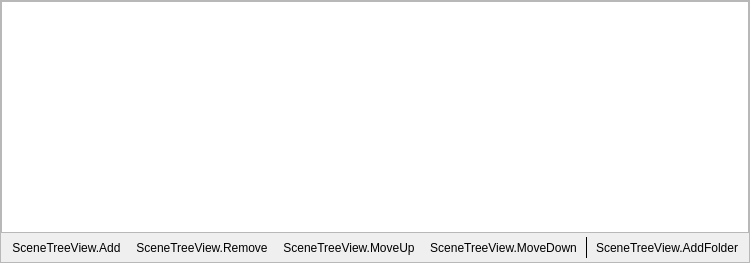
<?xml version="1.0" encoding="UTF-8"?>
<ui version="4.0">
 <class>STVDock</class>
 <widget class="QWidget" name="STVDock">
  <property name="geometry">
   <rect>
    <x>0</x>
    <y>0</y>
    <width>532</width>
    <height>263</height>
   </rect>
  </property>
  <layout class="QVBoxLayout" name="rootLayout">
   <property name="leftMargin">
    <number>0</number>
   </property>
   <property name="topMargin">
    <number>0</number>
   </property>
   <property name="rightMargin">
    <number>0</number>
   </property>
   <property name="bottomMargin">
    <number>0</number>
   </property>
   <item>
    <widget class="QWidget" name="stvContents">
   <layout class="QVBoxLayout" name="verticalLayout">
    <property name="leftMargin">
     <number>0</number>
    </property>
    <property name="topMargin">
     <number>0</number>
    </property>
    <property name="rightMargin">
     <number>0</number>
    </property>
    <property name="bottomMargin">
     <number>0</number>
    </property>
    <item>
     <widget class="QFrame" name="frame">
      <property name="frameShape">
       <enum>QFrame::StyledPanel</enum>
      </property>
      <property name="frameShadow">
       <enum>QFrame::Raised</enum>
      </property>
      <layout class="QVBoxLayout" name="verticalLayout_2">
       <property name="spacing">
        <number>0</number>
       </property>
       <property name="leftMargin">
        <number>0</number>
       </property>
       <property name="topMargin">
        <number>0</number>
       </property>
       <property name="rightMargin">
        <number>0</number>
       </property>
       <property name="bottomMargin">
        <number>0</number>
       </property>
       <item>
        <widget class="StvItemView" name="stvTree">
         <property name="contextMenuPolicy">
          <enum>Qt::CustomContextMenu</enum>
         </property>
         <property name="dragDropMode">
          <enum>QAbstractItemView::InternalMove</enum>
         </property>
         <property name="defaultDropAction">
          <enum>Qt::TargetMoveAction</enum>
         </property>
         <property name="selectionBehavior">
          <enum>QAbstractItemView::SelectItems</enum>
         </property>
         <property name="rootIsDecorated">
          <bool>true</bool>
         </property>
         <property name="headerHidden">
          <bool>true</bool>
         </property>
        </widget>
       </item>
       <item>
        <widget class="QWidget" name="listbox" native="true">
         <property name="enabled">
          <bool>true</bool>
         </property>
         <layout class="QHBoxLayout" name="hboxlayout">
          <property name="spacing">
           <number>1</number>
          </property>
          <property name="leftMargin">
           <number>4</number>
          </property>
          <property name="topMargin">
           <number>4</number>
          </property>
          <property name="rightMargin">
           <number>4</number>
          </property>
          <property name="bottomMargin">
           <number>4</number>
          </property>
          <item>
           <widget class="QToolButton" name="stvAdd">
            <property name="text">
             <string>SceneTreeView.Add</string>
            </property>
            <property name="autoRaise">
             <bool>true</bool>
            </property>
           </widget>
          </item>
          <item>
           <widget class="QToolButton" name="stvRemove">
            <property name="text">
             <string>SceneTreeView.Remove</string>
            </property>
            <property name="autoRaise">
             <bool>true</bool>
            </property>
           </widget>
          </item>

          <item>
           <widget class="QToolButton" name="stvMoveUp">
            <property name="text">
             <string>SceneTreeView.MoveUp</string>
            </property>
            <property name="autoRaise">
             <bool>true</bool>
            </property>
           </widget>
          </item>
          <item>
           <widget class="QToolButton" name="stvMoveDown">
            <property name="text">
             <string>SceneTreeView.MoveDown</string>
            </property>
            <property name="autoRaise">
             <bool>true</bool>
            </property>
           </widget>
          </item>

          <item>
           <widget class="Line" name="line">
            <property name="frameShadow">
             <enum>QFrame::Plain</enum>
            </property>
            <property name="orientation">
             <enum>Qt::Vertical</enum>
            </property>
           </widget>
          </item>
          <item>
           <widget class="QToolButton" name="stvAddFolder">
            <property name="text">
             <string>SceneTreeView.AddFolder</string>
            </property>
            <property name="autoRaise">
             <bool>true</bool>
            </property>
           </widget>
          </item>
          <item>
           <spacer name="horizontalSpacer">
            <property name="orientation">
             <enum>Qt::Horizontal</enum>
            </property>
            <property name="sizeHint" stdset="0">
             <size>
              <width>40</width>
              <height>20</height>
             </size>
            </property>
           </spacer>
          </item>
         </layout>
        </widget>
       </item>
      </layout>
     </widget>
    </item>
   </layout>
  </widget>
   </item>
  </layout>
 </widget>
 <customwidgets>
  <customwidget>
   <class>StvItemView</class>
   <extends>QTreeView</extends>
   <header>obs_scene_tree_view/stv_item_view.h</header>
  </customwidget>
 </customwidgets>
 <resources/>
 <connections/>
</ui>
